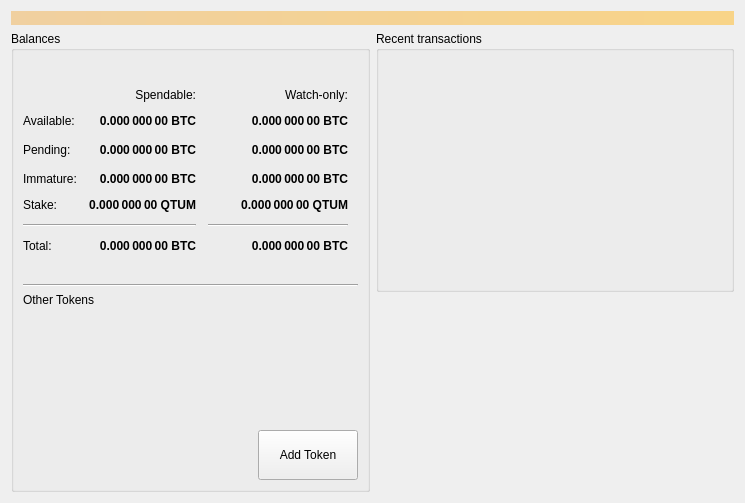
<?xml version="1.0" encoding="UTF-8"?>
<ui version="4.0">
 <class>OverviewPage</class>
 <widget class="QWidget" name="OverviewPage">
  <property name="geometry">
   <rect>
    <x>0</x>
    <y>0</y>
    <width>745</width>
    <height>503</height>
   </rect>
  </property>
  <property name="windowTitle">
   <string>Form</string>
  </property>
  <layout class="QVBoxLayout" name="topLayout">
   <item>
    <widget class="QLabel" name="labelAlerts">
     <property name="visible">
      <bool>false</bool>
     </property>
     <property name="styleSheet">
      <string notr="true">QLabel { background-color: qlineargradient(x1: 0, y1: 0, x2: 1, y2: 0, stop:0 #F0D0A0, stop:1 #F8D488); color:#000000; }</string>
     </property>
     <property name="wordWrap">
      <bool>true</bool>
     </property>
     <property name="margin">
      <number>3</number>
     </property>
     <property name="textInteractionFlags">
      <set>Qt::TextSelectableByMouse</set>
     </property>
    </widget>
   </item>
   <item>
    <layout class="QHBoxLayout" name="horizontalLayout" stretch="1,1">
     <item>
      <layout class="QVBoxLayout" name="verticalLayout_2">
       <item>
        <widget class="QGroupBox" name="groupBoxBalances">
         <property name="title">
          <string>Balances</string>
         </property>
         <layout class="QVBoxLayout" name="verticalLayout">
          <property name="spacing">
           <number>6</number>
          </property>
          <item>
           <layout class="QHBoxLayout" name="horizontalLayout_3">
            <item>
             <widget class="QPushButton" name="labelWalletStatus">
              <property name="enabled">
               <bool>true</bool>
              </property>
              <property name="maximumSize">
               <size>
                <width>30</width>
                <height>16777215</height>
               </size>
              </property>
              <property name="toolTip">
               <string>The displayed information may be out of date. Your wallet automatically synchronizes with the Bitcoin network after a connection is established, but this process has not completed yet.</string>
              </property>
              <property name="text">
               <string/>
              </property>
              <property name="icon">
               <iconset resource="../bitcoin.qrc">
                <normaloff>:/icons/warning</normaloff>
                <disabledoff>:/icons/warning</disabledoff>:/icons/warning</iconset>
              </property>
              <property name="iconSize">
               <size>
                <width>24</width>
                <height>24</height>
               </size>
              </property>
              <property name="flat">
               <bool>true</bool>
              </property>
             </widget>
            </item>
            <item>
             <spacer name="horizontalSpacer">
              <property name="orientation">
               <enum>Qt::Horizontal</enum>
              </property>
              <property name="sizeHint" stdset="0">
               <size>
                <width>40</width>
                <height>20</height>
               </size>
              </property>
             </spacer>
            </item>
           </layout>
          </item>
          <item>
           <layout class="QGridLayout" name="gridLayout">
            <property name="spacing">
             <number>12</number>
            </property>
            <item row="2" column="2">
             <widget class="QLabel" name="labelWatchPending">
              <property name="font">
               <font>
                <weight>75</weight>
                <bold>true</bold>
               </font>
              </property>
              <property name="cursor">
               <cursorShape>IBeamCursor</cursorShape>
              </property>
              <property name="toolTip">
               <string>Unconfirmed transactions to watch-only addresses</string>
              </property>
              <property name="text">
               <string notr="true">0.000 000 00 BTC</string>
              </property>
              <property name="alignment">
               <set>Qt::AlignRight|Qt::AlignTrailing|Qt::AlignVCenter</set>
              </property>
              <property name="textInteractionFlags">
               <set>Qt::LinksAccessibleByMouse|Qt::TextSelectableByKeyboard|Qt::TextSelectableByMouse</set>
              </property>
             </widget>
            </item>
            <item row="2" column="1">
             <widget class="QLabel" name="labelUnconfirmed">
              <property name="font">
               <font>
                <weight>75</weight>
                <bold>true</bold>
               </font>
              </property>
              <property name="cursor">
               <cursorShape>IBeamCursor</cursorShape>
              </property>
              <property name="toolTip">
               <string>Total of transactions that have yet to be confirmed, and do not yet count toward the spendable balance</string>
              </property>
              <property name="text">
               <string notr="true">0.000 000 00 BTC</string>
              </property>
              <property name="alignment">
               <set>Qt::AlignRight|Qt::AlignTrailing|Qt::AlignVCenter</set>
              </property>
              <property name="textInteractionFlags">
               <set>Qt::LinksAccessibleByMouse|Qt::TextSelectableByKeyboard|Qt::TextSelectableByMouse</set>
              </property>
             </widget>
            </item>
            <item row="3" column="2">
             <widget class="QLabel" name="labelWatchImmature">
              <property name="font">
               <font>
                <weight>75</weight>
                <bold>true</bold>
               </font>
              </property>
              <property name="cursor">
               <cursorShape>IBeamCursor</cursorShape>
              </property>
              <property name="toolTip">
               <string>Mined balance in watch-only addresses that has not yet matured</string>
              </property>
              <property name="text">
               <string notr="true">0.000 000 00 BTC</string>
              </property>
              <property name="alignment">
               <set>Qt::AlignRight|Qt::AlignTrailing|Qt::AlignVCenter</set>
              </property>
              <property name="textInteractionFlags">
               <set>Qt::LinksAccessibleByMouse|Qt::TextSelectableByKeyboard|Qt::TextSelectableByMouse</set>
              </property>
             </widget>
            </item>
            <item row="5" column="0" colspan="2">
             <widget class="Line" name="line">
              <property name="orientation">
               <enum>Qt::Horizontal</enum>
              </property>
             </widget>
            </item>
            <item row="5" column="2">
             <widget class="Line" name="lineWatchBalance">
              <property name="sizePolicy">
               <sizepolicy hsizetype="Preferred" vsizetype="Fixed">
                <horstretch>0</horstretch>
                <verstretch>0</verstretch>
               </sizepolicy>
              </property>
              <property name="minimumSize">
               <size>
                <width>140</width>
                <height>0</height>
               </size>
              </property>
              <property name="orientation">
               <enum>Qt::Horizontal</enum>
              </property>
             </widget>
            </item>
            <item row="6" column="0">
             <widget class="QLabel" name="labelTotalText">
              <property name="text">
               <string>Total:</string>
              </property>
             </widget>
            </item>
            <item row="3" column="1">
             <widget class="QLabel" name="labelImmature">
              <property name="font">
               <font>
                <weight>75</weight>
                <bold>true</bold>
               </font>
              </property>
              <property name="cursor">
               <cursorShape>IBeamCursor</cursorShape>
              </property>
              <property name="toolTip">
               <string>Mined balance that has not yet matured</string>
              </property>
              <property name="text">
               <string notr="true">0.000 000 00 BTC</string>
              </property>
              <property name="alignment">
               <set>Qt::AlignRight|Qt::AlignTrailing|Qt::AlignVCenter</set>
              </property>
              <property name="textInteractionFlags">
               <set>Qt::LinksAccessibleByMouse|Qt::TextSelectableByKeyboard|Qt::TextSelectableByMouse</set>
              </property>
             </widget>
            </item>
            <item row="3" column="0">
             <widget class="QLabel" name="labelImmatureText">
              <property name="text">
               <string>Immature:</string>
              </property>
             </widget>
            </item>
            <item row="6" column="1">
             <widget class="QLabel" name="labelTotal">
              <property name="font">
               <font>
                <weight>75</weight>
                <bold>true</bold>
               </font>
              </property>
              <property name="cursor">
               <cursorShape>IBeamCursor</cursorShape>
              </property>
              <property name="toolTip">
               <string>Your current total balance</string>
              </property>
              <property name="text">
               <string notr="true">0.000 000 00 BTC</string>
              </property>
              <property name="alignment">
               <set>Qt::AlignRight|Qt::AlignTrailing|Qt::AlignVCenter</set>
              </property>
              <property name="textInteractionFlags">
               <set>Qt::LinksAccessibleByMouse|Qt::TextSelectableByKeyboard|Qt::TextSelectableByMouse</set>
              </property>
             </widget>
            </item>
            <item row="6" column="2">
             <widget class="QLabel" name="labelWatchTotal">
              <property name="font">
               <font>
                <weight>75</weight>
                <bold>true</bold>
               </font>
              </property>
              <property name="cursor">
               <cursorShape>IBeamCursor</cursorShape>
              </property>
              <property name="toolTip">
               <string>Current total balance in watch-only addresses</string>
              </property>
              <property name="text">
               <string notr="true">0.000 000 00 BTC</string>
              </property>
              <property name="alignment">
               <set>Qt::AlignRight|Qt::AlignTrailing|Qt::AlignVCenter</set>
              </property>
              <property name="textInteractionFlags">
               <set>Qt::LinksAccessibleByMouse|Qt::TextSelectableByKeyboard|Qt::TextSelectableByMouse</set>
              </property>
             </widget>
            </item>
            <item row="0" column="2">
             <widget class="QLabel" name="labelWatchonly">
              <property name="text">
               <string>Watch-only:</string>
              </property>
              <property name="alignment">
               <set>Qt::AlignRight|Qt::AlignTrailing|Qt::AlignVCenter</set>
              </property>
             </widget>
            </item>
            <item row="1" column="0">
             <widget class="QLabel" name="labelBalanceText">
              <property name="text">
               <string>Available:</string>
              </property>
             </widget>
            </item>
            <item row="1" column="1">
             <widget class="QLabel" name="labelBalance">
              <property name="font">
               <font>
                <weight>75</weight>
                <bold>true</bold>
               </font>
              </property>
              <property name="cursor">
               <cursorShape>IBeamCursor</cursorShape>
              </property>
              <property name="toolTip">
               <string>Your current spendable balance</string>
              </property>
              <property name="text">
               <string notr="true">0.000 000 00 BTC</string>
              </property>
              <property name="alignment">
               <set>Qt::AlignRight|Qt::AlignTrailing|Qt::AlignVCenter</set>
              </property>
              <property name="textInteractionFlags">
               <set>Qt::LinksAccessibleByMouse|Qt::TextSelectableByKeyboard|Qt::TextSelectableByMouse</set>
              </property>
             </widget>
            </item>
            <item row="1" column="2">
             <widget class="QLabel" name="labelWatchAvailable">
              <property name="font">
               <font>
                <weight>75</weight>
                <bold>true</bold>
               </font>
              </property>
              <property name="cursor">
               <cursorShape>IBeamCursor</cursorShape>
              </property>
              <property name="toolTip">
               <string>Your current balance in watch-only addresses</string>
              </property>
              <property name="text">
               <string notr="true">0.000 000 00 BTC</string>
              </property>
              <property name="alignment">
               <set>Qt::AlignRight|Qt::AlignTrailing|Qt::AlignVCenter</set>
              </property>
              <property name="textInteractionFlags">
               <set>Qt::LinksAccessibleByMouse|Qt::TextSelectableByKeyboard|Qt::TextSelectableByMouse</set>
              </property>
             </widget>
            </item>
            <item row="2" column="0">
             <widget class="QLabel" name="labelPendingText">
              <property name="text">
               <string>Pending:</string>
              </property>
             </widget>
            </item>
            <item row="0" column="1">
             <widget class="QLabel" name="labelSpendable">
              <property name="text">
               <string>Spendable:</string>
              </property>
              <property name="alignment">
               <set>Qt::AlignRight|Qt::AlignTrailing|Qt::AlignVCenter</set>
              </property>
             </widget>
            </item>
            <item row="4" column="0">
             <widget class="QLabel" name="labelStakeText">
              <property name="text">
               <string>Stake:</string>
              </property>
             </widget>
            </item>
            <item row="4" column="1">
             <widget class="QLabel" name="labelStake">
              <property name="font">
               <font>
                <weight>75</weight>
                <bold>true</bold>
               </font>
              </property>
              <property name="text">
               <string>0.000 000 00 QTUM</string>
              </property>
              <property name="alignment">
               <set>Qt::AlignRight|Qt::AlignTrailing|Qt::AlignVCenter</set>
              </property>
              <property name="textInteractionFlags">
               <set>Qt::LinksAccessibleByMouse|Qt::TextSelectableByKeyboard|Qt::TextSelectableByMouse</set>
              </property>
             </widget>
            </item>
            <item row="4" column="2">
             <widget class="QLabel" name="labelWatchStake">
              <property name="font">
               <font>
                <weight>75</weight>
                <bold>true</bold>
               </font>
              </property>
              <property name="text">
               <string>0.000 000 00 QTUM</string>
              </property>
              <property name="alignment">
               <set>Qt::AlignRight|Qt::AlignTrailing|Qt::AlignVCenter</set>
              </property>
              <property name="textInteractionFlags">
               <set>Qt::LinksAccessibleByMouse|Qt::TextSelectableByKeyboard|Qt::TextSelectableByMouse</set>
              </property>
             </widget>
            </item>
            <item row="2" column="3">
             <spacer name="horizontalSpacer_2">
              <property name="orientation">
               <enum>Qt::Horizontal</enum>
              </property>
              <property name="sizeHint" stdset="0">
               <size>
                <width>40</width>
                <height>20</height>
               </size>
              </property>
             </spacer>
            </item>
           </layout>
          </item>
          <item>
           <spacer name="verticalSpacer_3">
            <property name="orientation">
             <enum>Qt::Vertical</enum>
            </property>
            <property name="sizeType">
             <enum>QSizePolicy::Fixed</enum>
            </property>
            <property name="sizeHint" stdset="0">
             <size>
              <width>20</width>
              <height>25</height>
             </size>
            </property>
           </spacer>
          </item>
          <item>
           <widget class="Line" name="line_2">
            <property name="orientation">
             <enum>Qt::Horizontal</enum>
            </property>
           </widget>
          </item>
          <item>
           <layout class="QVBoxLayout" name="verticalLayout_5">
            <property name="spacing">
             <number>12</number>
            </property>
            <item>
             <widget class="QLabel" name="labelTokens">
              <property name="text">
               <string>Other Tokens</string>
              </property>
             </widget>
            </item>
            <item>
             <layout class="QHBoxLayout" name="horizontalLayout_4">
              <property name="leftMargin">
               <number>10</number>
              </property>
              <property name="rightMargin">
               <number>10</number>
              </property>
              <item>
               <widget class="QListView" name="listTokens">
                <property name="enabled">
                 <bool>true</bool>
                </property>
                <property name="styleSheet">
                 <string notr="true">QListView { background: transparent; }</string>
                </property>
               </widget>
              </item>
             </layout>
            </item>
           </layout>
          </item>
          <item>
           <layout class="QHBoxLayout" name="horizontalLayout_5">
            <item>
             <spacer name="horizontalSpacer_4">
              <property name="orientation">
               <enum>Qt::Horizontal</enum>
              </property>
              <property name="sizeHint" stdset="0">
               <size>
                <width>40</width>
                <height>20</height>
               </size>
              </property>
             </spacer>
            </item>
            <item>
             <widget class="QPushButton" name="buttonAddToken">
              <property name="minimumSize">
               <size>
                <width>100</width>
                <height>50</height>
               </size>
              </property>
              <property name="text">
               <string>Add Token</string>
              </property>
             </widget>
            </item>
           </layout>
          </item>
         </layout>
        </widget>
       </item>
       <item>
        <spacer name="verticalSpacer">
         <property name="orientation">
          <enum>Qt::Vertical</enum>
         </property>
         <property name="sizeHint" stdset="0">
          <size>
           <width>20</width>
           <height>40</height>
          </size>
         </property>
        </spacer>
       </item>
      </layout>
     </item>
     <item>
      <layout class="QVBoxLayout" name="verticalLayout_3">
       <item>
        <widget class="QGroupBox" name="groupBoxRecent">
         <property name="sizePolicy">
          <sizepolicy hsizetype="Expanding" vsizetype="Preferred">
           <horstretch>0</horstretch>
           <verstretch>0</verstretch>
          </sizepolicy>
         </property>
         <property name="title">
          <string>Recent transactions</string>
         </property>
         <layout class="QVBoxLayout" name="verticalLayout_4">
          <property name="leftMargin">
           <number>0</number>
          </property>
          <property name="rightMargin">
           <number>0</number>
          </property>
          <item>
           <layout class="QHBoxLayout" name="horizontalLayout_2">
            <property name="leftMargin">
             <number>9</number>
            </property>
            <property name="rightMargin">
             <number>9</number>
            </property>
            <item>
             <widget class="QPushButton" name="labelTransactionsStatus">
              <property name="enabled">
               <bool>true</bool>
              </property>
              <property name="maximumSize">
               <size>
                <width>30</width>
                <height>16777215</height>
               </size>
              </property>
              <property name="toolTip">
               <string>The displayed information may be out of date. Your wallet automatically synchronizes with the Bitcoin network after a connection is established, but this process has not completed yet.</string>
              </property>
              <property name="text">
               <string/>
              </property>
              <property name="icon">
               <iconset resource="../bitcoin.qrc">
                <normaloff>:/icons/warning</normaloff>
                <disabledoff>:/icons/warning</disabledoff>:/icons/warning</iconset>
              </property>
              <property name="iconSize">
               <size>
                <width>24</width>
                <height>24</height>
               </size>
              </property>
              <property name="flat">
               <bool>true</bool>
              </property>
             </widget>
            </item>
            <item>
             <spacer name="horizontalSpacer_3">
              <property name="orientation">
               <enum>Qt::Horizontal</enum>
              </property>
              <property name="sizeHint" stdset="0">
               <size>
                <width>40</width>
                <height>20</height>
               </size>
              </property>
             </spacer>
            </item>
           </layout>
          </item>
          <item>
           <widget class="QListView" name="listTransactions">
            <property name="styleSheet">
             <string notr="true">QListView { background: transparent; }</string>
            </property>
            <property name="frameShape">
             <enum>QFrame::NoFrame</enum>
            </property>
            <property name="verticalScrollBarPolicy">
             <enum>Qt::ScrollBarAlwaysOff</enum>
            </property>
            <property name="horizontalScrollBarPolicy">
             <enum>Qt::ScrollBarAlwaysOff</enum>
            </property>
            <property name="selectionMode">
             <enum>QAbstractItemView::NoSelection</enum>
            </property>
           </widget>
          </item>
         </layout>
        </widget>
       </item>
       <item>
        <spacer name="verticalSpacer_2">
         <property name="orientation">
          <enum>Qt::Vertical</enum>
         </property>
         <property name="sizeType">
          <enum>QSizePolicy::Expanding</enum>
         </property>
         <property name="sizeHint" stdset="0">
          <size>
           <width>20</width>
           <height>40</height>
          </size>
         </property>
        </spacer>
       </item>
      </layout>
     </item>
    </layout>
   </item>
  </layout>
 </widget>
 <resources/>
 <connections/>
</ui>
